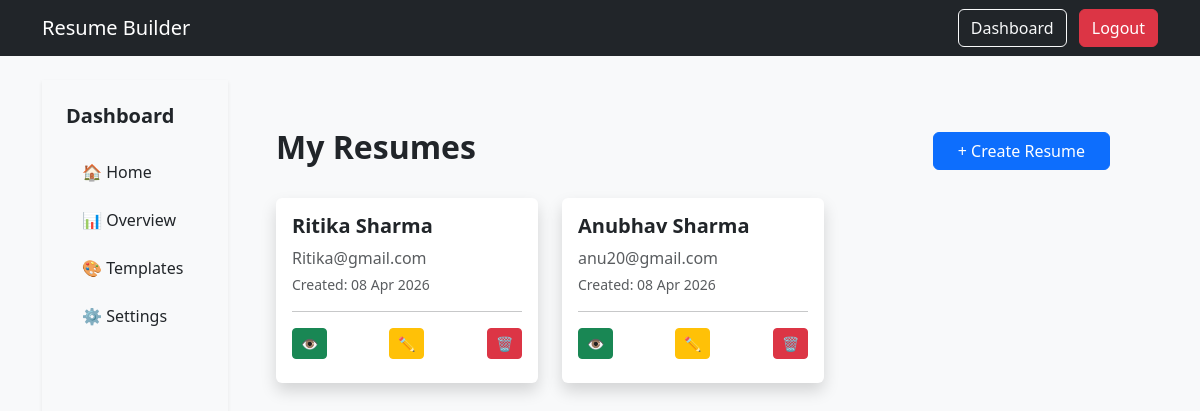
The app's page /dashboard/ (signed in), older data.
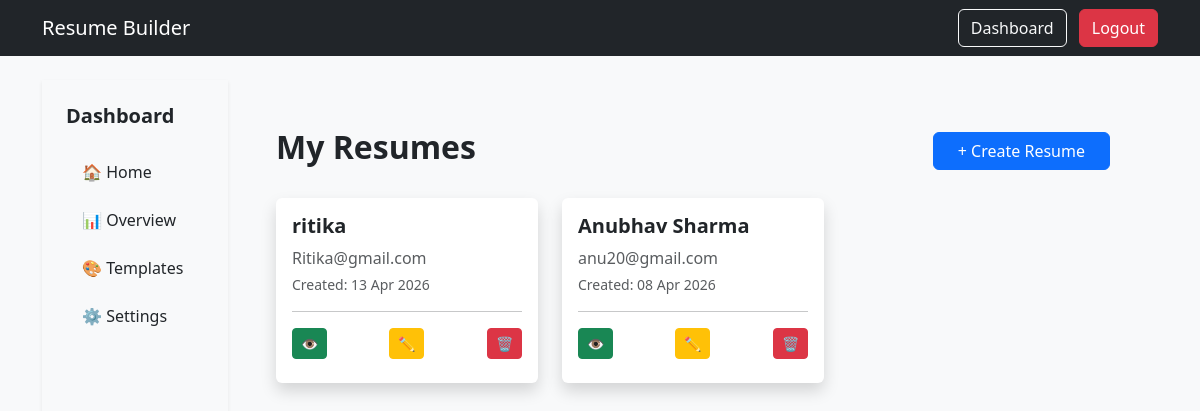
The same page, newer data.
### resume/models.py (models this page shows, shortened)
class Resume(models.Model):
    user = models.ForeignKey(User, on_delete=models.CASCADE)
    name = models.CharField(max_length=255)
    email = models.EmailField()
    phone = models.CharField(max_length=20, blank=True)
    location = models.CharField(max_length=100, blank=True)
    summary = models.TextField(blank=True, null=True)
    education = models.TextField(blank=True)
    experience = models.TextField(blank=True)
    skills = models.TextField(blank=True)
    template = models.CharField(max_length=50, default="template1")
    github = models.URLField(blank=True)
    linkedin = models.URLField(blank=True)
    leetcode = models.URLField(blank=True)
    gfg = models.URLField(blank=True)
    created_at = models.DateTimeField(auto_now_add=True)
    class Meta:
        ordering = ['-created_at']

### resume/views.py (the view)
# urls.py: path('dashboard/', views.dashboard, name='dashboard'),
@login_required
def dashboard(request):
    resumes = Resume.objects.filter(user=request.user)
    return render(request, "dashboard.html", {"resumes": resumes})

### resume/templates/dashboard.html (shortened to what this page needs)
{% extends 'base.html' %}
{% block content %}
<div class="container-fluid">
  <div class="row">
    <div class="col-md-2 bg-light min-vh-100 p-4 shadow-sm">
      <h5 class="mb-4 fw-bold">Dashboard</h5>
      <ul class="nav flex-column">
        <li class="nav-item mb-2">
          <a class="nav-link text-dark" href="{% url 'home' %}">
            🏠 Home
          </a>
        </li>
        <li class="nav-item mb-2">
          <a class="nav-link text-dark" href="{% url 'overview' %}">
            📊 Overview
          </a>
        </li>
        <li class="nav-item mb-2">
          <a class="nav-link text-dark" href="{% url 'template' %}">
            🎨 Templates
          </a>
        </li>
        <li class="nav-item mb-2">
          <a class="nav-link text-dark" href="{% url 'settings' %}">
            ⚙️ Settings
          </a>
        </li>
      </ul>
    </div>
    <div class="col-md-10 p-5">
      <div class="d-flex justify-content-between align-items-center mb-4">
        <h2 class="fw-bold">My Resumes</h2>
        <a href="/create/" class="btn btn-primary px-4">
          + Create Resume
        </a>
      </div>
      <div class="row">
        {% for resume in resumes %}
        <div class="col-md-4">
          <div class="card mb-4 shadow border-0">
            <div class="card-body">
              <h5 class="card-title fw-bold">{{ resume.name }}</h5>
              <p class="text-muted mb-1">{{ resume.email }}</p>
              <p class="text-muted small">
                Created: {{ resume.created_at|date:"d M Y" }}
              </p>
              <hr>
              <div class="d-flex justify-content-between mb-2">
                <a href="/preview/{{ resume.id }}/" class="btn btn-sm btn-success">
                  👁
                </a>
                <a href="/edit/{{ resume.id }}/" class="btn btn-sm btn-warning">
                  ✏️
                </a>
                <form action="/delete/{{ resume.id }}/" method="POST" style="display:inline;">
    <button type="submit" class="btn btn-sm btn-danger"
            onclick="return confirm('Delete this resume?')">
        🗑
    </button>
</form>
              </div>
            </div>
          </div>
        </div>
        {% endfor %}
      </div>
    </div>
  </div>
</div>
{% endblock %}

### resume/templates/base.html (shortened to what this page needs)
<!DOCTYPE html>
<html>
<head>
    <link href="https://cdn.jsdelivr.net/npm/bootstrap@5.3.0/dist/css/bootstrap.min.css" rel="stylesheet">
</head>
<body class="bg-light">
<nav class="navbar navbar-expand-lg navbar-dark bg-dark">
  <div class="container">
    <a class="navbar-brand" href="/"> Resume Builder</a>
    <div class="ms-auto">
      {% if user.is_authenticated %}
        <a href="/dashboard/" class="btn btn-outline-light me-2">Dashboard</a>
        <a href="/logout/" class="btn btn-danger">Logout</a>
      {% else %}
        <a href="/" class="btn btn-outline-light me-2">Home</a>
        <a href="/template/" class="btn btn-warning me-2">Templates</a>
        <a href="/login/" class="btn btn-success me-2">Sign In</a>
        <a href="/signup/" class="btn btn-primary me-2">Sign Up</a>
      {% endif %}
    </div>
  </div>
</nav>
<div class="container mt-4">
    {% block content %}{% endblock %}
</div>
</body>
</html>

Row changes from the older to the newer data that the page shows:
removed Resume: name "Ritika Sharma", email "Ritika@gmail.com", created_at "08 Apr 2026"
added Resume: name "ritika", email "Ritika@gmail.com", created_at "13 Apr 2026"
